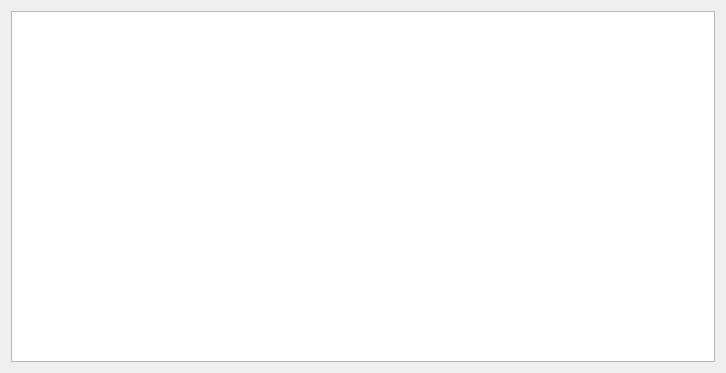
<?xml version="1.0" encoding="UTF-8"?>
<ui version="4.0">
 <class>Suppliers</class>
 <widget class="QWidget" name="Suppliers">
  <property name="geometry">
   <rect>
    <x>0</x>
    <y>0</y>
    <width>726</width>
    <height>373</height>
   </rect>
  </property>
  <property name="windowTitle">
   <string>Form</string>
  </property>
  <layout class="QGridLayout" name="gridLayout">
   <item row="0" column="0">
    <widget class="QTreeView" name="treeViewSuppliers"/>
   </item>
  </layout>
 </widget>
 <resources/>
 <connections/>
</ui>
